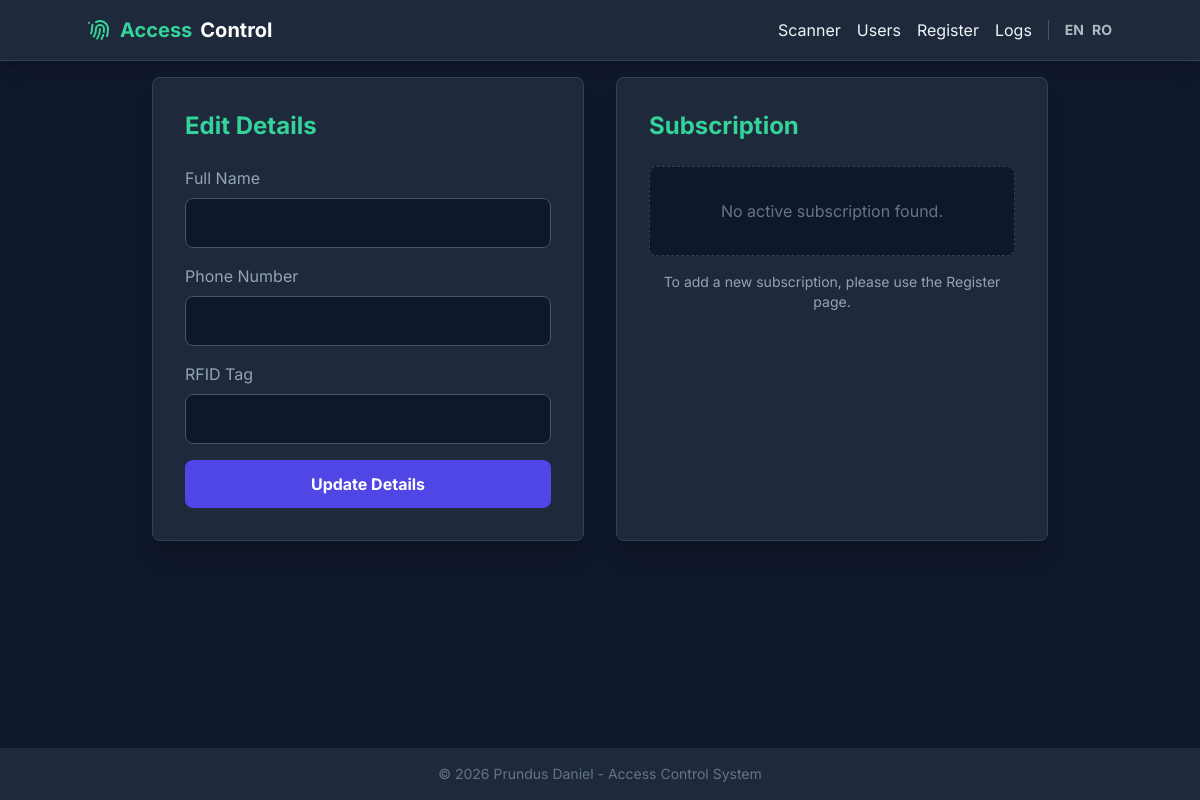
The app's page /user/12/edit, older data.
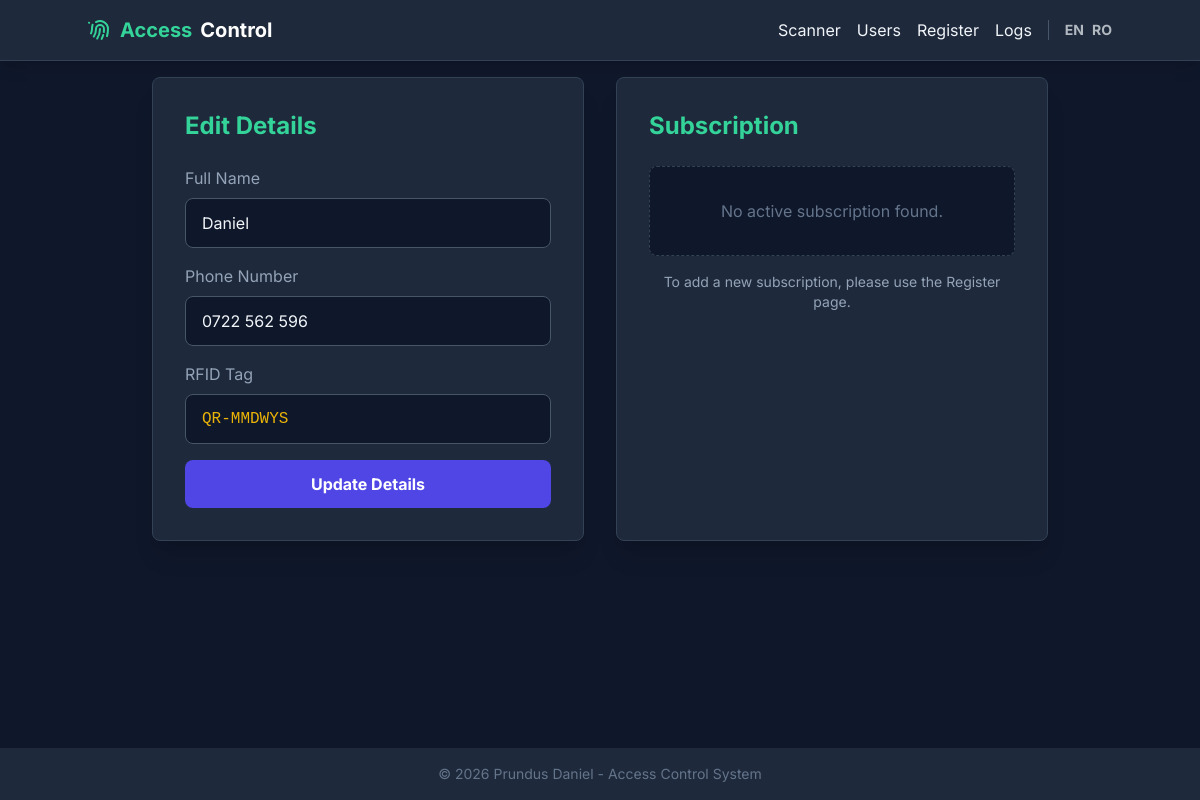
The same page, newer data.
### database.py (models this page shows)
class User(db.Model):
    __tablename__ = 'users'
    id = db.Column(db.Integer, primary_key=True)
    name = db.Column(db.String, nullable=False)
    phone = db.Column(db.String, nullable=False, unique=True)
    rfid_tag = db.Column(db.String, nullable=False, unique=True)
    created_at = db.Column(db.DateTime, default=datetime.datetime.utcnow)

### app.py (the view, shortened to what this page needs)
@app.route('/user/<int:user_id>/edit', methods=['GET', 'POST'])
def edit_user(user_id):
    user = database.get_user_by_id(user_id)
    sub = database.get_active_subscription(user_id)
    return render_template('edit_user.html', user=user, sub=sub)

### app.py (called while the page is built)
def get_locale():
    return session.get('lang', 'en')

### database.py (called while the page is built)
def dict_helper(obj):
    if obj is None:
        return None
    return {c.name: getattr(obj, c.name) for c in obj.__table__.columns}

def get_user_by_id(user_id):
    user = User.query.get(user_id)
    return dict_helper(user)

def get_active_subscription(user_id):
    sub_data = db.session.query(ActiveSubscription, SubscriptionType)\
        .join(SubscriptionType, ActiveSubscription.type_id == SubscriptionType.id)\
        .filter(ActiveSubscription.user_id == user_id)\
        .filter(ActiveSubscription.end_date >= datetime.date.today())\
        .order_by(ActiveSubscription.end_date.desc())\
        .first()
    if sub_data:
        sub, sub_type = sub_data
        s_dict = dict_helper(sub)
        s_dict['sub_name'] = sub_type.name
        return s_dict
    return None

### templates/edit_user.html
{% extends "layout.html" %}
{% block content %}
<div class="max-w-4xl mx-auto grid grid-cols-1 md:grid-cols-2 gap-8">
    <div class="bg-slate-800 rounded-lg shadow-xl p-8 border border-slate-700">
        <h2 class="text-2xl font-bold mb-6 text-emerald-400">{{ _('Edit Details') }}</h2>
        <form method="POST" action="/user/{{ user['id'] }}/edit" class="space-y-4">
            <div>
                <label class="block text-slate-400 mb-2">{{ _('Full Name') }}</label>
                <input type="text" name="name" value="{{ user['name'] }}" required
                    class="w-full bg-slate-900 border border-slate-600 rounded-lg px-4 py-3 focus:outline-none focus:border-emerald-500 transition">
            </div>
            <div>
                <label class="block text-slate-400 mb-2">{{ _('Phone Number') }}</label>
                <input type="tel" name="phone" value="{{ user['phone'] }}" required
                    class="w-full bg-slate-900 border border-slate-600 rounded-lg px-4 py-3 focus:outline-none focus:border-emerald-500 transition">
            </div>
            <div>
                <label class="block text-slate-400 mb-2">{{ _('RFID Tag') }}</label>
                <input type="text" name="rfid_tag" value="{{ user['rfid_tag'] }}" required
                    class="w-full bg-slate-900 border border-slate-600 rounded-lg px-4 py-3 focus:outline-none focus:border-emerald-500 transition font-mono text-yellow-500">
            </div>
            <button type="submit"
                class="w-full bg-indigo-600 hover:bg-indigo-500 text-white font-bold py-3 rounded-lg transition duration-200 mt-4">
                {{ _('Update Details') }}
            </button>
        </form>
    </div>
    <div class="bg-slate-800 rounded-lg shadow-xl p-8 border border-slate-700">
        <h2 class="text-2xl font-bold mb-6 text-emerald-400">{{ _('Subscription') }}</h2>
        {% if sub %}
        <div class="mb-6 p-4 bg-slate-900 rounded-lg border border-slate-700">
            <p class="text-slate-400 text-sm">{{ _('Current Plan') }}</p>
            <p class="text-xl font-bold text-white">{{ _(sub['sub_name']) }}</p>
            <div class="mt-4 flex justify-between text-sm">
                <div>
                    <p class="text-slate-500">{{ _('Starts') }}</p>
                    <p class="text-slate-300">{{ sub['start_date'] }}</p>
                </div>
                <div class="text-right">
                    <p class="text-slate-500">{{ _('Ends') }}</p>
                    <p class="text-emerald-400 font-bold">{{ sub['end_date'] }}</p>
                </div>
            </div>
        </div>
        {% else %}
        <div class="p-8 text-center text-slate-500 bg-slate-900 rounded-lg border border-dashed border-slate-700">
            {{ _('No active subscription found.') }}
        </div>
        <div class="mt-4 text-center">
            <p class="text-sm text-slate-400">{{ _('To add a new subscription, please use the Register page.') }}</p>
        </div>
        {% endif %}
    </div>
</div>
{% endblock %}

### templates/layout.html (shortened to what this page needs)
<!DOCTYPE html>
<html lang="en">
<head>
    <script src="https://cdn.tailwindcss.com"></script>
</head>
<body class="bg-slate-900 text-slate-100 min-h-screen flex flex-col">
    <nav class="bg-slate-800 p-4 shadow-lg border-b border-slate-700">
        <div class="container mx-auto flex justify-between items-center">
            <a href="/" class="text-xl font-bold text-emerald-400 flex items-center gap-2">
                Access<span class="text-white">Control</span>
            </a>
            <div class="space-x-4 flex items-center">
                <a href="/" class="hover:text-emerald-400 transition">{{ _('Scanner') }}</a>
                <a href="/users" class="hover:text-emerald-400 transition">{{ _('Users') }}</a>
                <a href="/register" class="hover:text-emerald-400 transition">{{ _('Register') }}</a>
                <a href="/admin" class="hover:text-emerald-400 transition">{{ _('Logs') }}</a>
                <div class="ml-4 pl-4 border-l border-slate-600 flex gap-2">
                    <a href="/setlang/en"
                        class="text-sm font-bold opacity-70 hover:opacity-100 hover:text-white transition">EN</a>
                    <a href="/setlang/ro"
                        class="text-sm font-bold opacity-70 hover:opacity-100 hover:text-white transition">RO</a>
                </div>
            </div>
        </div>
    </nav>
    <main class="container mx-auto p-4 flex-grow">
        {% block content %}{% endblock %}
    </main>
    <footer class="bg-slate-800 p-4 text-center text-slate-500 text-sm">
        &copy; 2026 Prundus Daniel - Access Control System
    </footer>
</body>
</html>

### templates/layout.html (style rules this page uses)
body { font-family: 'Inter', sans-serif; }

Row changes from the older to the newer data that the page shows:
added User: name "Daniel", phone "0722 562 596", rfid_tag "QR-MMDWYS"
